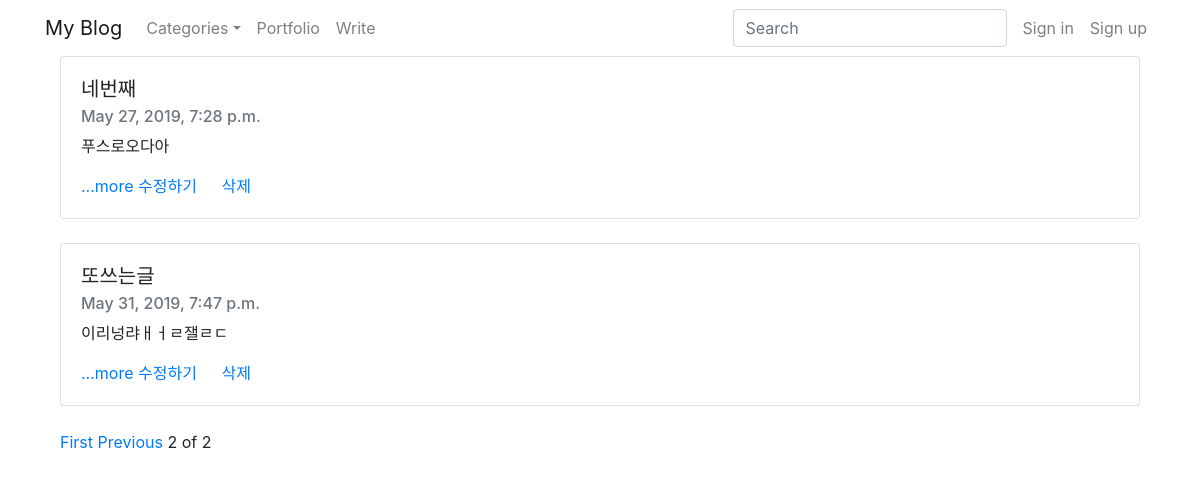
Before: /?page=2 with the older database file.
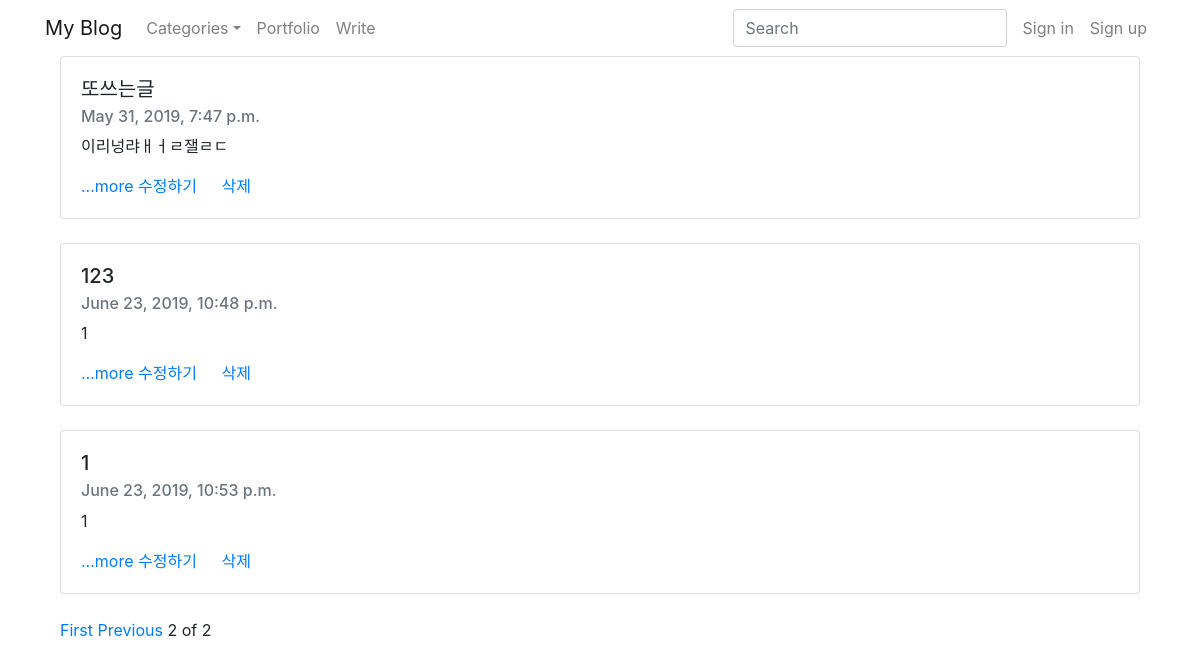
After: the same page with the newer database file.
### blog/models.py (models this page shows, shortened)
class Blog(models.Model):
    title = models.CharField(max_length = 200)
    pub_date = models.DateTimeField()
    body = models.TextField()
    def summary(self):
        return self.body[:100]

### blog/views.py (the view)
# urls.py: path('',blog.views.home, name = 'home'),
def home(request):
    blogs = Blog.objects
    blog_list = Blog.objects.all()
    paginator = Paginator(blog_list,3)
    page = request.GET.get('page')
    posts = paginator.get_page(page)
    return render(request,'home.html', {'blogs':blogs, 'posts':posts})

### templates/home.html (shortened to what this page needs)
{% extends 'base.html' %}
{%block body %}
<div class ="container">
{% for blog in posts %}
    <div class="card" >
        <div class="card-body">
            <h5 class="card-title">{{blog.title}}</h5>
            <h6 class="card-subtitle mb-2 text-muted">{{blog.pub_date}}</h6>
            <p class="card-text">{{blog.summary}}</p>
            <a href = "{% url 'detail' blog.id %}">...more</a>
            <a href = "{% url 'edit' blog.id %}" class = card-link>수정하기</a>
            <a href = "{% url 'delete' blog.id %}" class = card-link>삭제</a>
        </div>
    </div>
    <br>
{% endfor %}
</div>
<div class = 'container'>
    {%if posts.has_previous %}
    <a href="?page=1">First</a>
    <a href="?page={{posts.previous_page_number}}">Previous</a>
    {%endif%}
    <span>{{posts.number}}</span>
    <span>of</span>
    <span>{{posts.paginator.num_pages}}</span>
    <br>
    <br>
</div>
{% endblock %}

Changed rows visible on the page:
no longer on this page (row unchanged): Blog: title "네번째", pub_date "May 27, 2019, 7:28 p.m.", summary "푸스로오다아"
added Blog: title "123", pub_date "June 23, 2019, 10:48 p.m.", summary "1"
added Blog: title "1", pub_date "June 23, 2019, 10:53 p.m.", summary "1"
